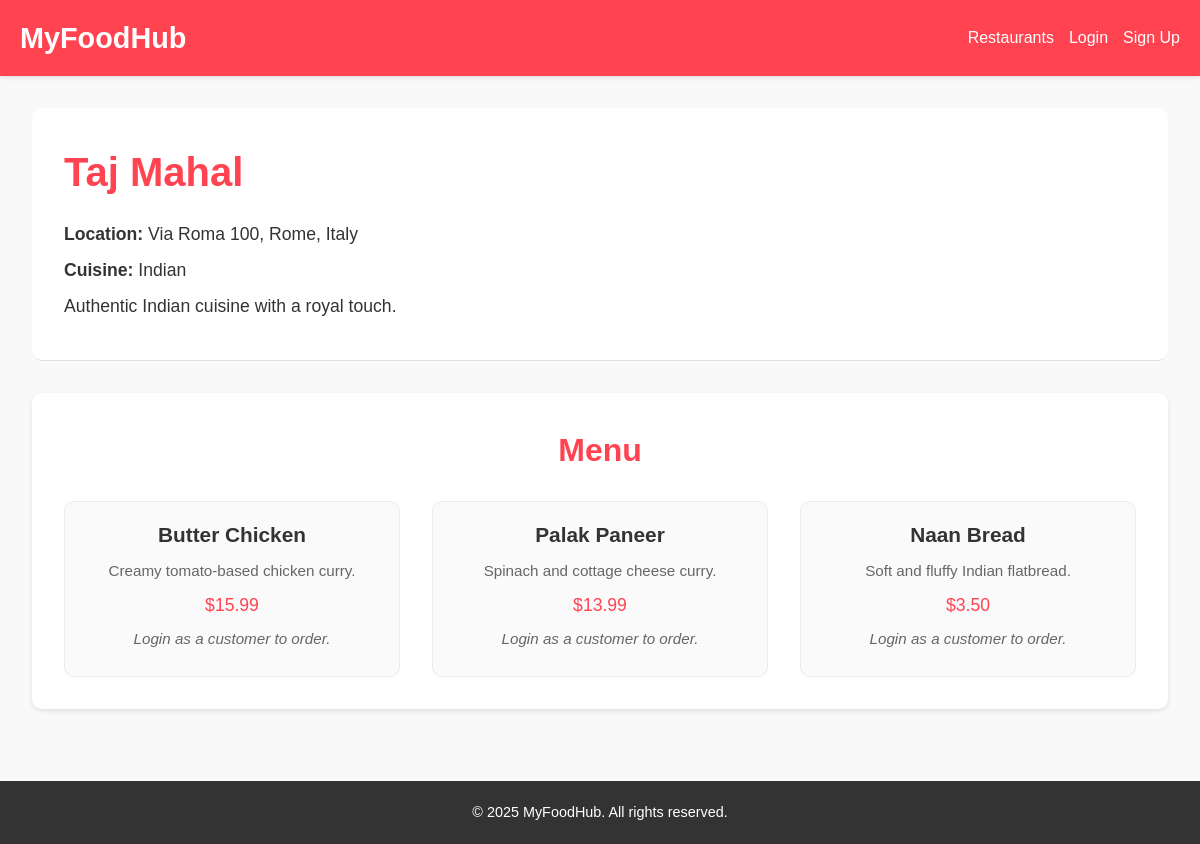
The app's page /restaurant.php?id=9 with its own data.
### tables this page shows
CREATE TABLE `restaurants` (
  `RestaurantID` int(11) NOT NULL,
  `Name` varchar(100) NOT NULL,
  `Location` varchar(100) NOT NULL,
  `CuisineType` varchar(50) NOT NULL,
  `Description` text DEFAULT NULL,
  `ImageURL` varchar(255) DEFAULT NULL,
  `OwnerID` int(11) NOT NULL
);

CREATE TABLE `MenuItems` (
  `MenuItemID` int(11) NOT NULL,
  `RestaurantID` int(11) NOT NULL,
  `ItemName` varchar(100) NOT NULL,
  `Description` text DEFAULT NULL,
  `Price` decimal(10,2) NOT NULL,
  `ImageURL` varchar(255) DEFAULT NULL
);

### restaurant.php (the view, shortened to what this page needs)
<?php
include 'db_connect.php';
$restaurantId = isset($_GET['id']) ? intval($_GET['id']) : 0;
$stmt = $conn->prepare("SELECT * FROM restaurants WHERE RestaurantID = ?");
$stmt->bind_param("i", $restaurantId);
$stmt->execute();
$restaurantRes = $stmt->get_result();
$restaurant = $restaurantRes->fetch_assoc();
$stmt2 = $conn->prepare("SELECT * FROM MenuItems WHERE RestaurantID = ?");
$stmt2->bind_param("i", $restaurantId);
$stmt2->execute();
$menuRes = $stmt2->get_result();
?>
<!DOCTYPE html>
<html lang="en">
<head>
    <link rel="stylesheet" href="css/common.css">
    <link rel="stylesheet" href="css/restaurant.css">
</head>
<body>
    <header class="main-header">
        <div class="logo">
            <a href="index.php">MyFood<span>Hub</span></a>
        </div>
        <nav class="nav-links">
            <ul>
                <li><a href="restaurants.php">Restaurants</a></li>
                <?php if (isset($_SESSION['UserID'])): ?>
                    <?php if ($_SESSION['role'] === 'restaurant_owner'): ?>
                        <li><a href="manage_menu.php">My Restaurant</a></li>
                    <?php else: ?>
                        <li><a href="cart.php">My Cart</a></li>
                    <?php endif; ?>
                    <li><a href="logout.php">Logout</a></li>
                <?php else: ?>
                    <li><a href="login.php">Login</a></li>
                    <li><a href="register.php">Sign Up</a></li>
                <?php endif; ?>
            </ul>
        </nav>
    </header>
    <div class="restaurant-details">
        <div class="restaurant-header">
            <div class="restaurant-info">
                <h1><?php echo htmlspecialchars($restaurant['Name']); ?></h1>
                <p><strong>Location:</strong> <?php echo htmlspecialchars($restaurant['Location']); ?></p>
                <p><strong>Cuisine:</strong> <?php echo htmlspecialchars($restaurant['CuisineType']); ?></p>
                <p><?php echo nl2br(htmlspecialchars($restaurant['Description'])); ?></p>
            </div>
        </div>
        <div class="menu-section">
            <h2>Menu</h2>
            <div class="menu-items">
                <?php
                if ($menuRes->num_rows > 0) {
                    while ($item = $menuRes->fetch_assoc()) {
                        echo "<div class='menu-item'>
                                <div class='menu-info'>
                                    <h3>" . htmlspecialchars($item['ItemName']) . "</h3>
                                    <p>" . htmlspecialchars($item['Description']) . "</p>
                                    <p class='price'>$" . number_format($item['Price'], 2) . "</p>
                                    " . (isset($_SESSION['UserID']) && $_SESSION['role'] === 'customer' ? "
                                    <form action='cart.php' method='POST'>
                                        <input type='hidden' name='RestaurantID' value='" . $restaurantId . "'>
                                        <input type='hidden' name='MenuItemID' value='" . $item['MenuItemID'] . "'>
                                        <button type='submit' class='btn-add'>Add to Cart</button>
                                    </form>" : "<p><i>Login as a customer to order.</i></p>") . "
                                </div>
                              </div>";
                    }
                } else {
                    echo "<p>No menu items found for this restaurant.</p>";
                }
                ?>
            </div>
        </div>
    </div>
    <footer class="main-footer">
        <p>&copy; 2025 MyFoodHub. All rights reserved.</p>
    </footer>
</body>
</html>

### css/common.css (style rules this page uses)
* { margin: 0; padding: 0; box-sizing: border-box; }
body { font-family: 'Arial', sans-serif; background-color: #f9f9f9; color: #333; line-height: 1.6; }
.main-header { background-color: #ff4351; color: #fff; padding: 15px 20px; display: flex; justify-content: space-between; align-items: center; position: sticky; top: 0; z-index: 1000; box-shadow: 0 2px 4px rgba(0, 0, 0, 0.1); }
.main-header .logo a { color: #fff; text-decoration: none; font-size: 1.8rem; font-weight: bold; }
.nav-links ul { list-style: none; display: flex; gap: 15px; }
.nav-links ul li a { color: #fff; text-decoration: none; font-size: 1rem; transition: color 0.3s ease; }
.main-footer { background-color: #333; color: #fff; text-align: center; padding: 20px; margin-top: 40px; }
.main-footer p { margin: 0; font-size: 0.9rem; }

### css/restaurant.css (style rules this page uses)
.restaurant-details { padding: 2rem; max-width: 1200px; margin: 0 auto; }
.restaurant-header { display: flex; flex-wrap: wrap; align-items: center; background-color: #fff; padding: 2rem; border-bottom: 1px solid #e0e0e0; border-radius: 10px; margin-bottom: 2rem; }
.restaurant-info { flex: 2; min-width: 250px; }
.restaurant-info h1 { font-size: 2.5rem; margin-bottom: 1rem; color: #ff4351; }
.restaurant-info p { margin-bottom: 0.5rem; font-size: 1.1rem; }
.menu-section { background-color: #fff; padding: 2rem; border-radius: 10px; box-shadow: 0 2px 5px rgba(0, 0, 0, 0.1); }
.menu-section h2 { text-align: center; margin-bottom: 1.5rem; color: #ff4351; font-size: 2rem; }
.menu-items { display: grid; grid-template-columns: repeat(auto-fit, minmax(250px, 1fr)); gap: 2rem; }
.menu-item { background-color: #fafafa; padding: 1rem; border: 1px solid #ebebeb; border-radius: 10px; text-align: center; transition: transform 0.3s ease, box-shadow 0.3s ease; }
.menu-info h3 { margin-bottom: 0.5rem; color: #333; font-size: 1.3rem; }
.menu-info p { color: #666; margin-bottom: 0.5rem; font-size: 0.95rem; }
.menu-info .price { font-size: 1.1rem; color: #ff4351; margin-bottom: 0.5rem; }

### records on screen
restaurants: Name "Taj Mahal", Location "Via Roma 100, Rome, Italy", CuisineType "Indian", Description "Authentic Indian cuisine with a royal touch."
menuitems: ItemName "Butter Chicken", Description "Creamy tomato-based chicken curry.", Price "15.99"
menuitems: ItemName "Palak Paneer", Description "Spinach and cottage cheese curry.", Price "13.99"
menuitems: ItemName "Naan Bread", Description "Soft and fluffy Indian flatbread.", Price "3.50"
